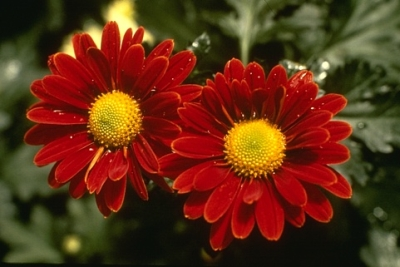
#> input picture 0010.jpg, 400 x 267 px, found by its file name
$ python test1.py
#> lines starting #> are read from the running program, lines starting #| are printed output that depends on the picture
import sys
sys.path.insert(0,'/home/nyarbel/felzenswalb')
import numpy as np
from skimage import io as sio
from felseg import felseg
image = sio.imread("/home/nyarbel/Python_Gaze_Prediction/0010.jpg")
#> image is the input picture: shape (267, 400, 3); mean R, G, B 96.2, 47.2, 21.7
seg = np.zeros(image.shape[0:2],dtype=np.int32)
felseg(image,seg,0.8,100,150)
#> (this line was passed over: felseg is not available in this run)
sio.imshow(seg)
sio.show()
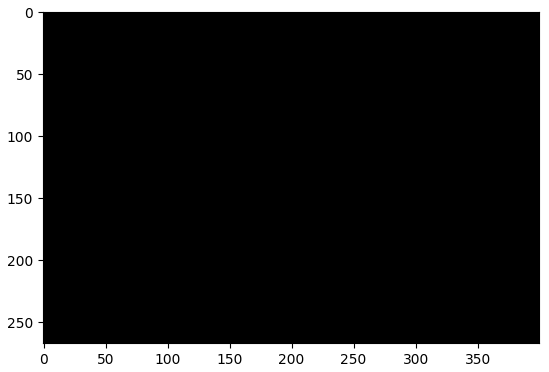
#> figure drawn by matplotlib, 1 panel
